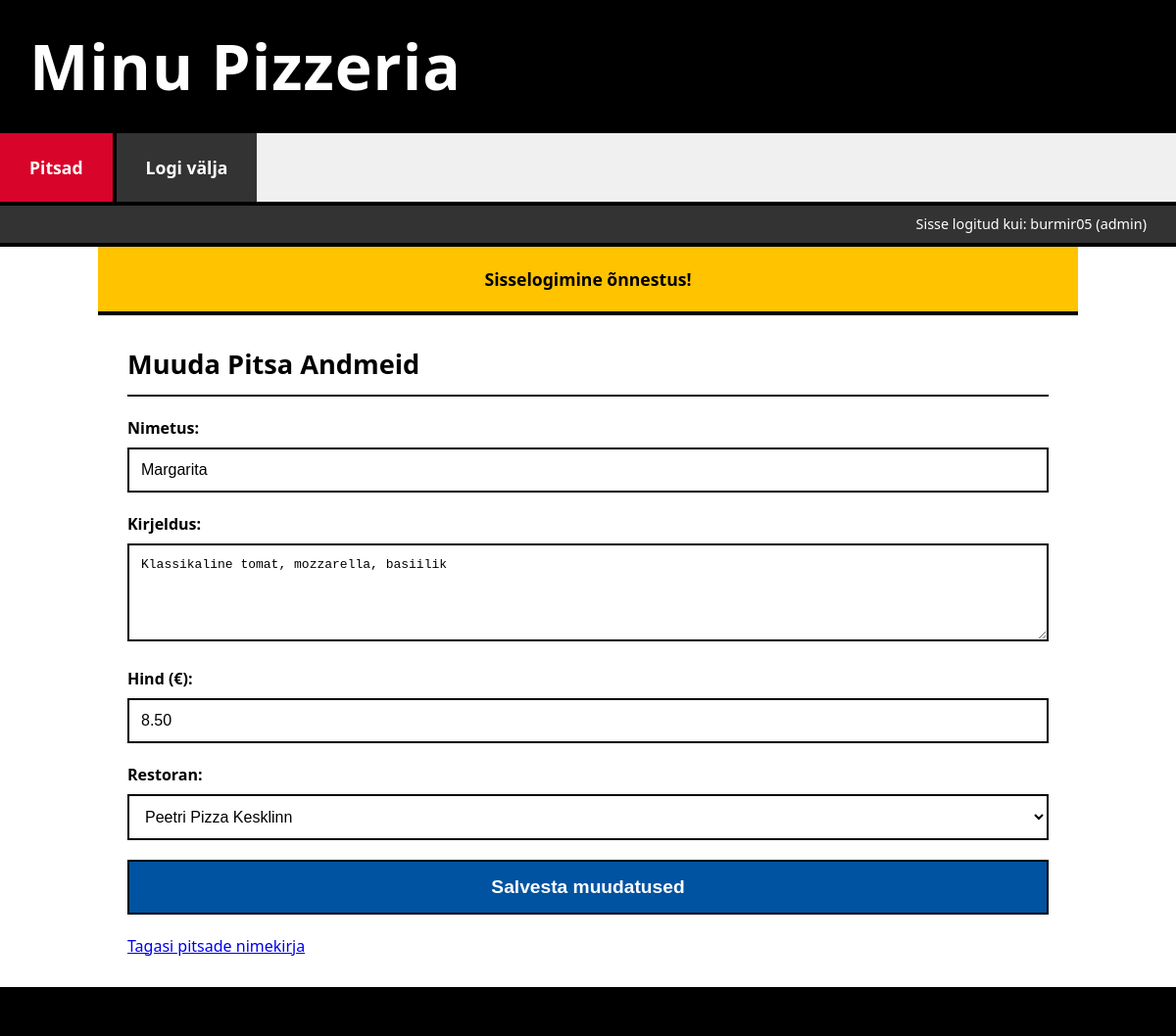
/ulesanne/pizza_form.php?id=1 (signed in), run on the app's committed database.
### tables this page shows
CREATE TABLE `pitsad` (
  `PitsaID` int(11) NOT NULL,
  `Nimetus` varchar(100) NOT NULL,
  `Kirjeldus` text DEFAULT NULL,
  `Hind` decimal(10,2) NOT NULL,
  `RestoranID` int(11) DEFAULT NULL
);

CREATE TABLE `pitsarestoranid` (
  `RestoranID` int(11) NOT NULL,
  `Nimi` varchar(255) NOT NULL,
  `Aadress` text DEFAULT NULL,
  `Telefon` varchar(50) DEFAULT NULL,
  `AvatudAlates` time DEFAULT NULL,
  `AvatudKuni` time DEFAULT NULL
);

### ulesanne/abifunktsioonid.php (called while the page is built, shortened)
<?php
function saa_pitsa_id_jargi($pitsa_id) {
    global $yhendus;
    $sql = "SELECT * FROM pitsad WHERE PitsaID = ?";
    $stmt = $yhendus->prepare($sql);
    $stmt->bind_param("i", $pitsa_id);
    $stmt->execute();
    $result = $stmt->get_result();
    $pitsa = $result->fetch_assoc();
    return $pitsa;
}
function saa_koik_restoranid() {
    global $yhendus;
    $restoranid = [];
    $sql = "SELECT RestoranID, Nimi FROM pitsarestoranid ORDER BY Nimi";
    $result = $yhendus->query($sql);
    if ($result && $result->num_rows > 0) {
        while ($row = $result->fetch_assoc()) {
            $restoranid[] = $row;
        }
    }
    return $restoranid;
}
?>

### ulesanne/pizza_form.php (the view, shortened to what this page needs)
<?php
require_once('conf3.php');
require_once('abifunktsioonid.php');
$pitsa_id = isset($_GET['id']) ? intval($_GET['id']) : (isset($_POST['pitsa_id']) ? intval($_POST['pitsa_id']) : 0);
$nimetus_val = "";
$kirjeldus_val = "";
$hind_val = "";
$restoran_id_valitud_val = null;
$form_errors_val = [];
if ($_SERVER["REQUEST_METHOD"] == "POST") {
    $nimetus_post = trim($_POST['nimetus']);
    $kirjeldus_post = trim($_POST['kirjeldus']);
    $hind_post = trim($_POST['hind']);
    $restoran_id_valitud_post = isset($_POST['restoran_id']) ? intval($_POST['restoran_id']) : null;
    $current_pitsa_id = isset($_POST['pitsa_id']) ? intval($_POST['pitsa_id']) : $pitsa_id;
    if (empty($nimetus_post)) $form_errors_val[] = "Nimetus on kohustuslik.";
    if (empty($hind_post) || !is_numeric($hind_post) || $hind_post <= 0) $form_errors_val[] = "Hind peab olema positiivne number.";
    if ($restoran_id_valitud_post === null || $restoran_id_valitud_post == 0) $form_errors_val[] = "Restoran peab olema valitud.";
    if (empty($form_errors_val)) {
        if ($current_pitsa_id > 0) {
            if (uuenda_pitsa($current_pitsa_id, $nimetus_post, $kirjeldus_post, floatval($hind_post), $restoran_id_valitud_post)) {
                $_SESSION['success_message'] = "Pitsa andmed edukalt uuendatud.";
            } else {
                $_SESSION['error_message'] = "Pitsa uuendamine ebaõnnestus.";
            }
        } else {
            if (lisa_pitsa($nimetus_post, $kirjeldus_post, floatval($hind_post), $restoran_id_valitud_post)) {
                $_SESSION['success_message'] = "Uus pitsa edukalt lisatud.";
            } else {
                $_SESSION['error_message'] = "Pitsa lisamine ebaõnnestus.";
            }
        }
        header("Location: pizzas_list.php");
        exit();
    } else {
        $nimetus_val = $nimetus_post;
        $kirjeldus_val = $kirjeldus_post;
        $hind_val = $hind_post;
        $restoran_id_valitud_val = $restoran_id_valitud_post;
    }
} elseif ($pitsa_id > 0) {
    $pitsa_data = saa_pitsa_id_jargi($pitsa_id);
    if ($pitsa_data) {
        $nimetus_val = $pitsa_data['Nimetus'];
        $kirjeldus_val = $pitsa_data['Kirjeldus'];
        $hind_val = $pitsa_data['Hind'];
        $restoran_id_valitud_val = $pitsa_data['RestoranID'];
    } else {
        $_SESSION['error_message'] = "Pitsat ID-ga ".$pitsa_id." ei leitud.";
        header("Location: pizzas_list.php");
        exit();
    }
}
$restoranid = saa_koik_restoranid();
require_once('header.php');
?>
    <div class="content-block">
        <h2><?php echo ($pitsa_id > 0) ? "Muuda Pitsa Andmeid" : "Lisa Uus Pitsa"; ?></h2>
        <form action="pizza_form.php<?php echo ($pitsa_id > 0) ? '?id='.$pitsa_id : ''; ?>" method="post">
            <div>
                <label for="nimetus">Nimetus:</label>
                <input type="text" id="nimetus" name="nimetus" value="<?php echo htmlspecialchars($nimetus_val); ?>" required>
            </div>
            <div>
                <label for="kirjeldus">Kirjeldus:</label>
                <textarea id="kirjeldus" name="kirjeldus"><?php echo htmlspecialchars($kirjeldus_val); ?></textarea>
            </div>
            <div>
                <label for="hind">Hind (€):</label>
                <input type="number" id="hind" name="hind" step="0.01" value="<?php echo htmlspecialchars($hind_val); ?>" required>
            </div>
            <div>
                <label for="restoran_id">Restoran:</label>
                <select id="restoran_id" name="restoran_id" required>
                    <?php foreach ($restoranid as $restoran): ?>
                        <option value="<?php echo $restoran['RestoranID']; ?>" <?php echo ($restoran_id_valitud_val == $restoran['RestoranID']) ? 'selected' : ''; ?>>
                            <?php echo htmlspecialchars($restoran['Nimi']); ?>
                        </option>
                    <?php endforeach; ?>
                </select>
            </div>
            <div>
                <input type="submit" value="<?php echo ($pitsa_id > 0) ? "Salvesta muudatused" : "Lisa pitsa"; ?>">
            </div>
        </form>
        <a href="pizzas_list.php">Tagasi pitsade nimekirja</a>
    </div>
<?php
require_once('footer.php');
?>

### ulesanne/header.php (style rules this page uses)
* { box-sizing: border-box; margin: 0; padding: 0; }
body { font-family: 'Segoe UI', Arial, sans-serif; background-color: #E0E0E0; color: #000000; line-height: 1.5; }
.content-block { padding: 30px; border-bottom: 4px solid #000000; }
.content-block:last-child { border-bottom: none; }
.content-block h2 { font-size: 1.7em; color: #000000; margin-bottom: 20px; padding-bottom: 10px; border-bottom: 2px solid #000000; font-weight: 600; }
form { margin-top: 10px; }
form div { margin-bottom: 20px; }
form label { display: block; margin-bottom: 8px; font-weight: 600; color: #000000; }
form input[type="text"], form input[type="password"], form input[type="number"], form textarea, form select { width: 100%; padding: 12px; border: 2px solid #000000; background-color: #FFFFFF; color: #000000; font-size: 1em; }
form textarea { min-height: 100px; resize: vertical; }
form input[type="submit"] { width: 100%; padding: 15px; color: white; border: 2px solid #000000; cursor: pointer; font-size: 1.2em; font-weight: 600; background-color: #0053A0; transition: opacity 0.2s; }

### data on the page
pitsad: nimetus "Margarita", kirjeldus "Klassikaline tomat, mozzarella, basiilik", hind "8.50", restoran_id "Peetri Pizza Kesklinn"

### other printed values
$_SESSION['kasutajanimi'] "burmir05"
$_SESSION['roll'] "admin"
$_SESSION['success_message'] "Sisselogimine õnnestus!"
